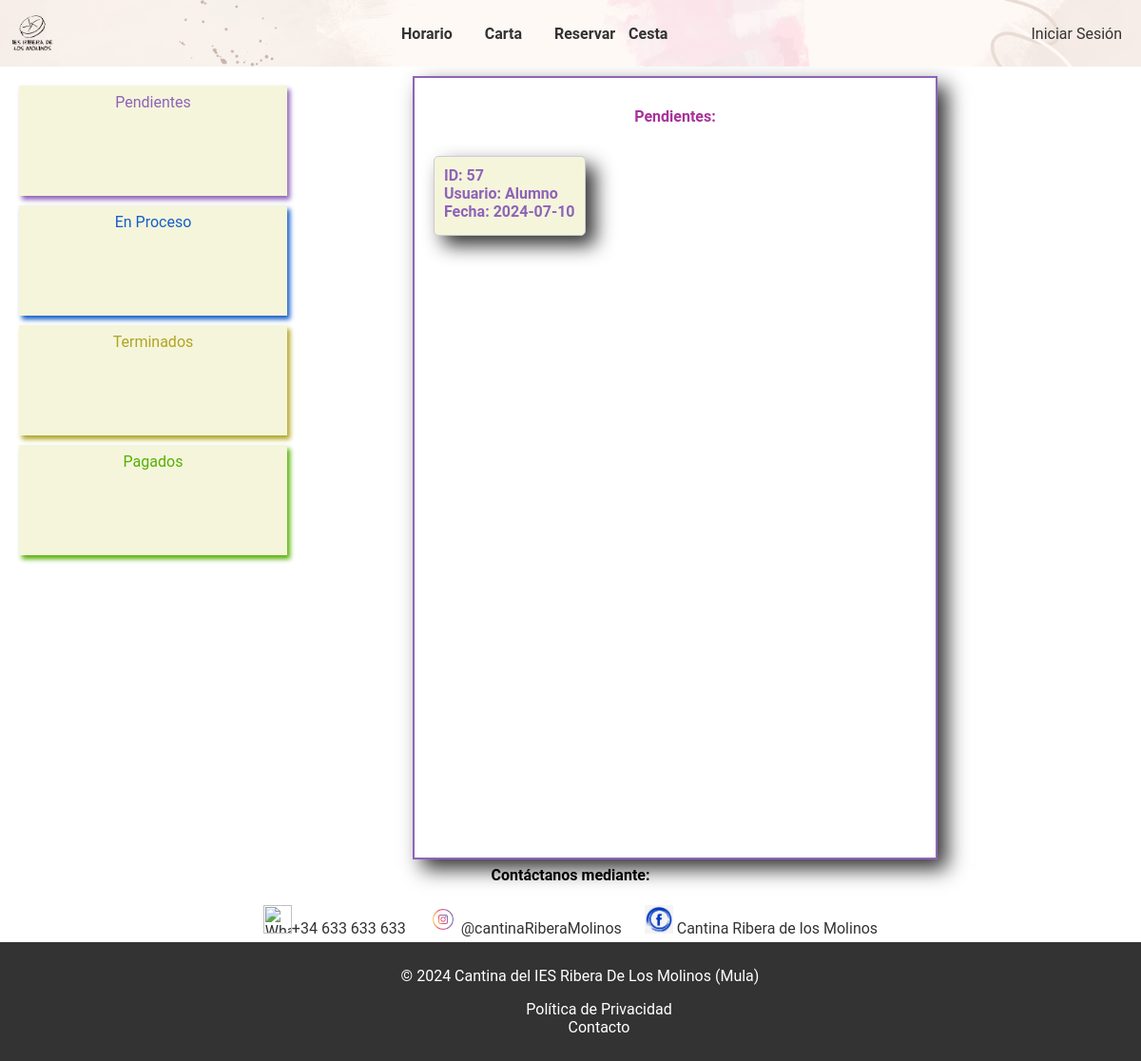
Before: /TFG/trabajador/Pedidos/pendientes.php with the older database file.
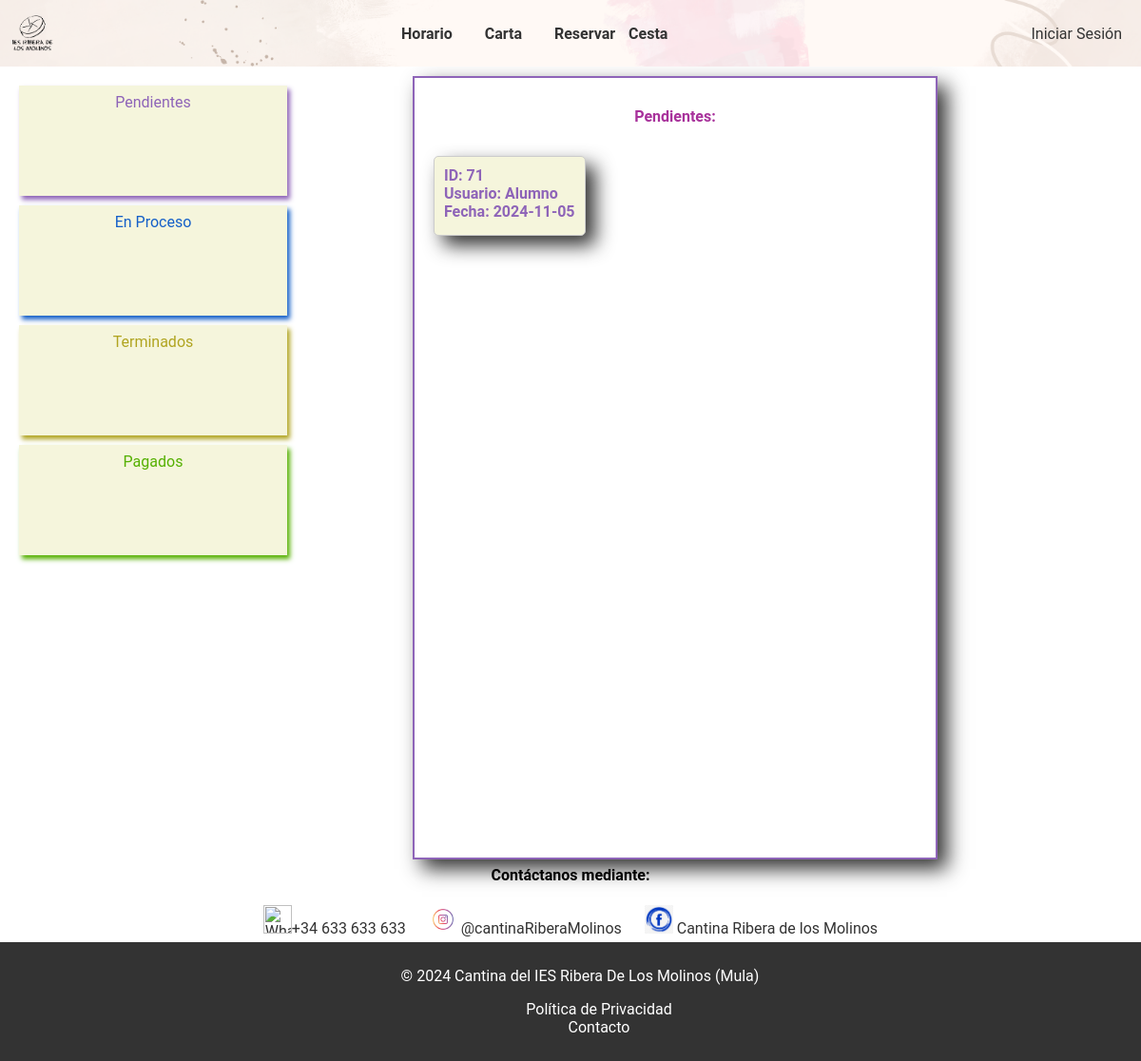
After: the same page with the newer database file.
### tables this page shows
CREATE TABLE `pedido` (
  `idPedido` int(11) NOT NULL,
  `idUsuario` int(11) NOT NULL,
  `fecha` date NOT NULL,
  `hora` time NOT NULL,
  `fechaRecogida` date DEFAULT NULL,
  `pagado` tinyint(1) NOT NULL,
  `realizado` tinyint(1) NOT NULL,
  `precioPedido` decimal(10,2) NOT NULL,
  `finalizado` tinyint(1) DEFAULT NULL,
  `horaRecogida` varchar(50) DEFAULT NULL,
  `siendoRealizado` tinyint(1) DEFAULT NULL
);

CREATE TABLE `usuario` (
  `idUsuario` int(11) NOT NULL,
  `nombre` varchar(200) NOT NULL,
  `apellidos` varchar(200) NOT NULL,
  `correo` varchar(200) NOT NULL,
  `contrasena` varchar(64) NOT NULL,
  `telefono` int(11) NOT NULL,
  `tipo` varchar(10) NOT NULL
);

### TFG/db/bd.inc.php (called while the page is built, shortened)
<?php
function conectar() {
    try {
        $host = "localhost";
        $basedatos = "tfg";
        $usuario = "root";
        $password = "";
        return new PDO("mysql:host=$host;dbname=$basedatos", $usuario, $password);
    } catch (PDOException $e) {
        echo $e->getMessage();
    }
}
function obtenerNombreUsuario($idUsuario) {
    $conexion = conectar();
    $sql = $conexion->prepare("SELECT nombre FROM usuario WHERE idUsuario=:idUsuario");
    $sql->bindParam(':idUsuario', $idUsuario);
    $sql->execute();
    $sql->setFetchMode(PDO::FETCH_ASSOC);
    $resultado = $sql->fetch();
    return $resultado['nombre'];
}
function obtenerPedido($idPedido) {
    $conexion = conectar();
    $sql = $conexion->prepare("SELECT * FROM `pedido` WHERE `idPedido`=:idPedido");
    $sql->bindParam(':idPedido', $idPedido);
    $sql->execute();
    $sql->setFetchMode(PDO::FETCH_ASSOC);
    return $sql->fetch();
}
function obtenerIdsPedidoFinalizados() {
    $conexion = conectar();
    $sql = $conexion->prepare("SELECT idPedido FROM pedido WHERE finalizado = 1 AND (siendoRealizado = 0 OR siendoRealizado IS NULL) AND pagado = 0 AND realizado = 0");
    $sql->execute();
    $sql->setFetchMode(PDO::FETCH_ASSOC);
    return $sql->fetchAll(PDO::FETCH_COLUMN);
}

### TFG/trabajador/Pedidos/pendientes.php (the view, shortened to what this page needs)
<link rel="stylesheet" href="/TFG-MAIN/TFG/CSS/pedidos.css">
<?php
include("../../includes/header.php");
include '../../db/bd.inc.php';
echo '<div class="contenedor">';
echo '<div class="menu-vertical">';
echo '<a href="/TFG-MAIN/TFG/trabajador/pedidos/pendientes.php" class="boxP">Pendientes</a>';
echo '<a href="/TFG-MAIN/TFG/trabajador/pedidos/proceso.php" class="boxEP">En Proceso</a>';
echo '<a href="/TFG-MAIN/TFG/trabajador/pedidos/terminados.php" class="boxT">Terminados</a>';
echo '<a href="/TFG-MAIN/TFG/trabajador/pedidos/pagados.php" class="boxPG">Pagados</a>';
echo '</div>';
echo "<div class='contenedor-principal'>";
echo  "<div class='izquierda'>";
echo "<h4 class='dentroCards'>Pendientes:</h4>";
$pedidos = obtenerIdsPedidoFinalizados();
foreach ($pedidos as $idPedido) {
    $detallesPedido = obtenerPedido($idPedido);
    echo "<div class='allPedido' id='pedido-$idPedido'>";
    echo "<div class='card'>";
    echo "<div class='pedido' onclick='toggleDetalles($idPedido)'>";
    $nombreUsuario = obtenerNombreUsuario($detallesPedido["idUsuario"]);
    echo "ID: " . $detallesPedido["idPedido"] . "<br>";
    echo "Usuario: " . $nombreUsuario . "<br>";
    echo "Fecha: " . $detallesPedido["fecha"] . "<br>";
    echo "</div>";
    echo "</div>";
    echo "</div>";
}
echo "</div>";
echo "</div>";
echo "</div>";
include("../../includes/footer.php");
?>

Changed rows visible on the page:
removed pedido: idPedido "57", idUsuario.nombre "Alumno", fecha "2024-07-10"
added pedido: idPedido "71", idUsuario.nombre "Alumno", fecha "2024-11-05"
Other visible differences:
new list line: "ID: Usuario: Fecha:"
list line gone: "ID: Usuario: Fecha:"
